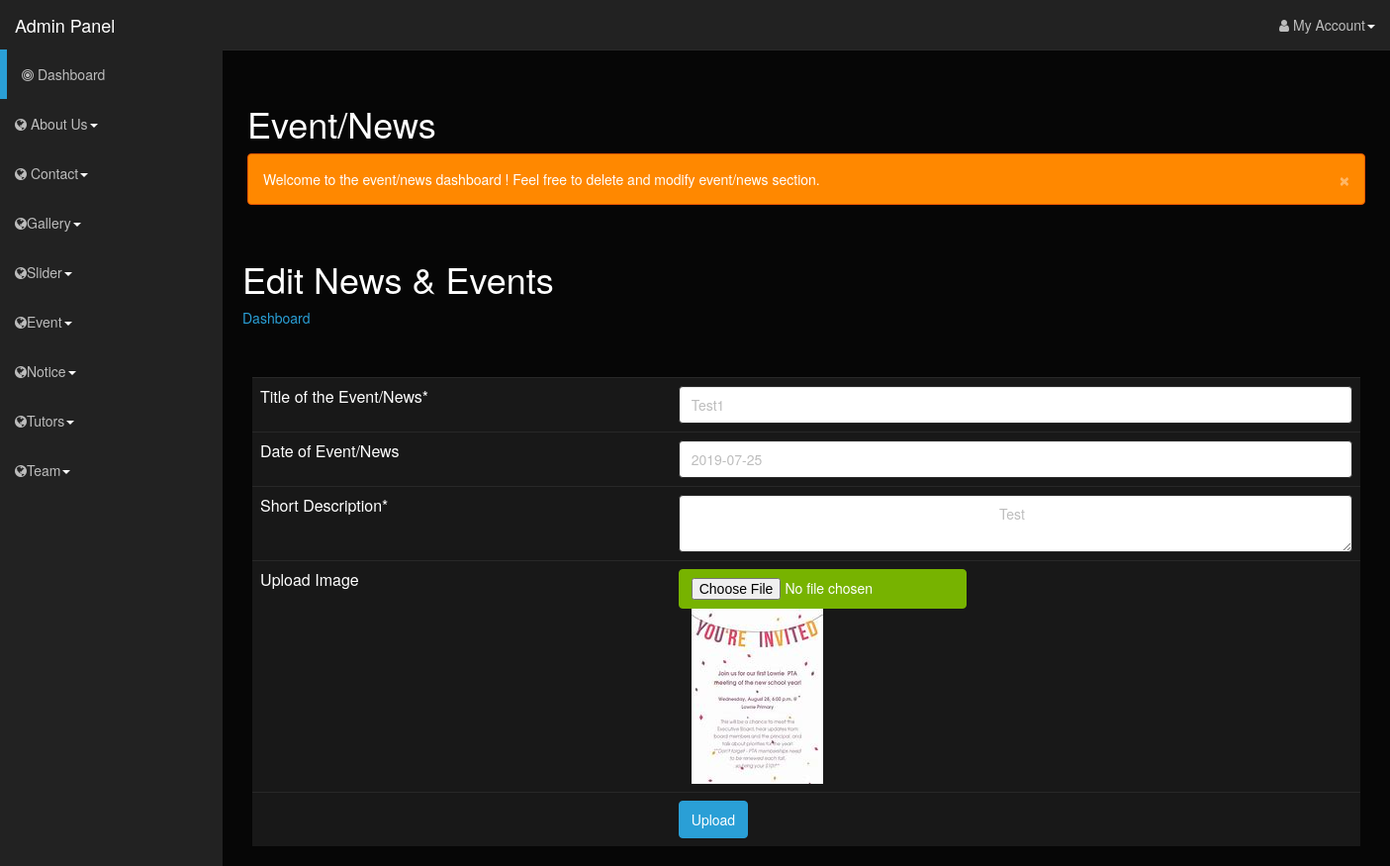
Page /admin/editevent.php?data_id=1 on the committed database.
### tables this page shows
CREATE TABLE `event` (
  `id` int(10) NOT NULL,
  `title` varchar(100) NOT NULL,
  `description` varchar(1000) NOT NULL,
  `photo` varchar(50) NOT NULL,
  `date` date NOT NULL,
  `status` int(2) NOT NULL
);

### admin/editevent.php (the view, shortened to what this page needs)
<html lang="en">
<head>
    <link rel="stylesheet" type="text/css" href="bootstrap/css/bootstrap.min.css" />
    <link rel="stylesheet" type="text/css" href="font-awesome/css/font-awesome.min.css" />
    <link rel="stylesheet" type="text/css" href="css/local.css" />
    <link rel="stylesheet" type="text/css" href="http://www.shieldui.com/shared/components/latest/css/light-bootstrap/all.min.css" />
    <link id="gridcss" rel="stylesheet" type="text/css" href="http://www.shieldui.com/shared/components/latest/css/dark-bootstrap/all.min.css" />
</head>
<body>
    <div id="wrapper">
          <?php
		    include("navigation.php");
			?>
		 <div id="page-wrapper">
            <div class="row">
                <div class="col-lg-12">
                    <h1>Event/News</h1>
                    <div class="alert alert-dismissable alert-warning">
                        <button data-dismiss="alert" class="close" type="button">&times;</button>
                         Welcome to the event/news dashboard ! Feel free to delete and modify event/news section.
                        <br />
                    </div>
                </div>
            </div>
         </div>
			<section class="banner-area relative about-banner" id="home" >
				<div class="container">
					<div class="row d-flex align-items-center justify-content-center">
						<div class="about-content col-lg-12">
							<h1 class="text-white">
								Edit News & Events
							</h1>
							<p class="text-white link-nav"><a href="index.php">Dashboard </a>
						</div>
					</div>
				</div>
			</section>
            <br><br>
			<section class="info-area pb-40">
				<div class="container-fluid">
				    <div class="col-md-12">
					  <form method="POST" action="" onsubmit="return validate()" enctype = "multipart/form-data">
						<?php
							include("connect.php");
							$id=$_GET['data_id'];
							$result=mysqli_query($con,"select * from event where id=$id and status=1");
							$row = mysqli_fetch_assoc($result);
						?>
				<table class="table">
				<tr>
					<td>Title of the Event/News*</td>
					<td>
						<input type="text" name="uname" id="uname" class="form-control" data-validation="required" value="<?php echo $row['title']?>" data-validation="required">
					</td>
				</tr>
				<tr>
					<td>Date of Event/News</td>
					<td><input type="text" class="form-control" name="date" id="date" value="<?php echo $row['date']?>" data-validation="required"></td>
				</tr>
				<tr>
					<td>Short Description*</td>
					<td><textarea class="form-control" id="description" name="description" data-validation="required">
					<?php echo $row['description']?>
					</textarea>
					</td>
				</tr>
				<tr>
					<td> Upload Image</td>
					<td><input class="btn btn-success" type="file"  name="image" value="Upload" data-validation="required">
					<?php  echo ("<img  src='../img/event/".$row['photo']."' class='img-fluid'>");?>
					</td>
				</tr>
				<tr>
					<td></td>
					<td>
						<input class="btn btn-primary" type="submit"  name="register" value="Upload">
					</td>
				</tr>
			</table>
			</form>
		</div>
					</div>
				</div>
	</body>
</html>

### rows in the picture
event: uname "Test1", date "2019-07-25", description "Test", photo (picture)
